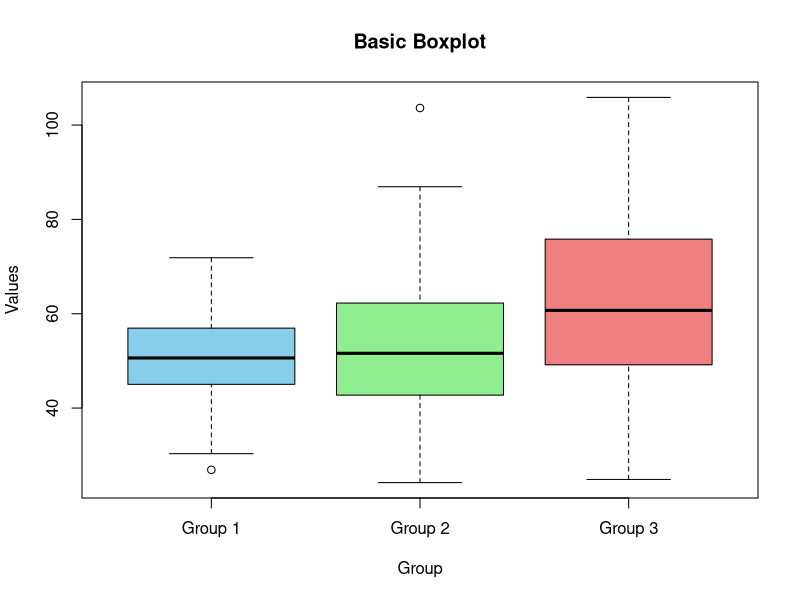
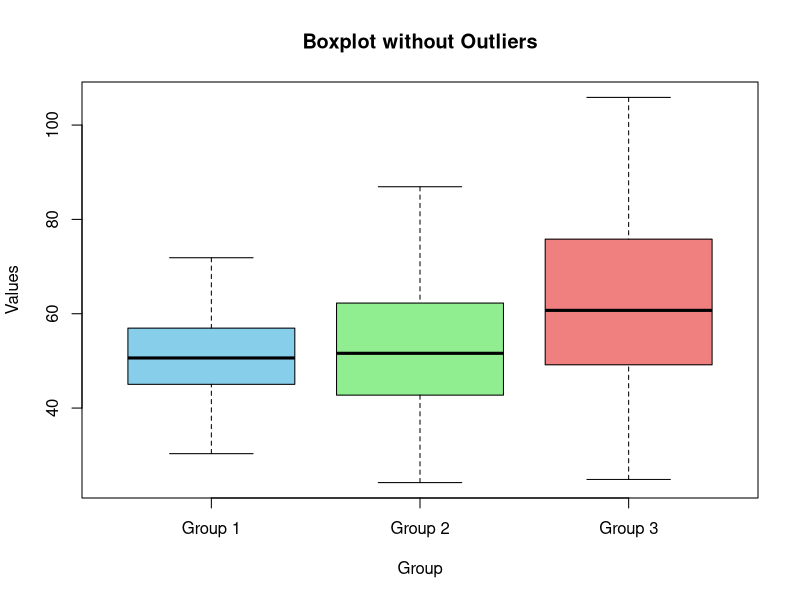
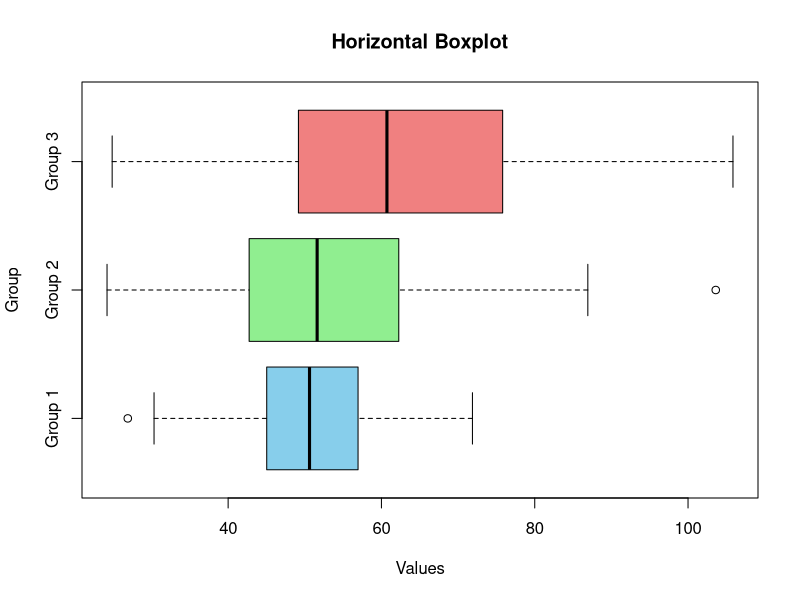
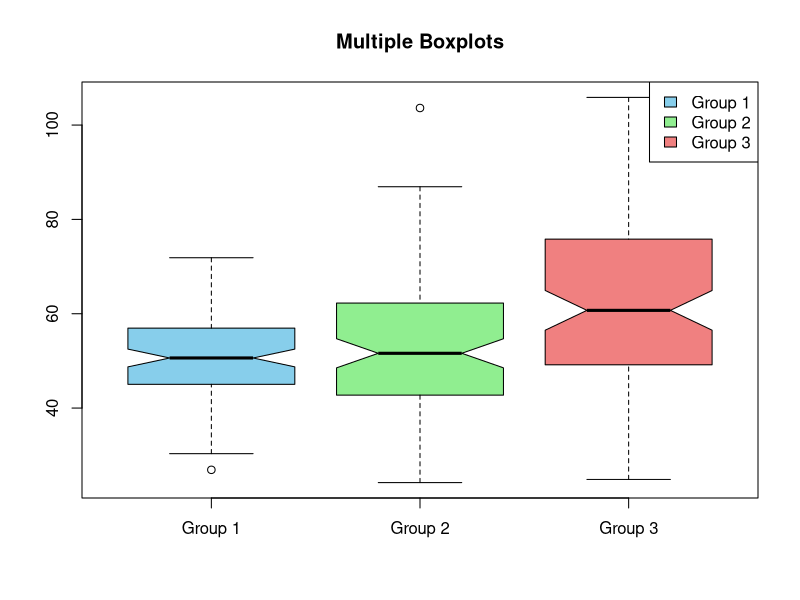

These charts were generated, in order, by the following R code:
# 데이터 생성
set.seed(123)
data1 <- rnorm(100, mean = 50, sd = 10)
data2 <- rnorm(100, mean = 55, sd = 15)
data3 <- rnorm(100, mean = 60, sd = 20)

# 데이터 프레임으로 정리
df <- data.frame(Group = rep(c("Group 1", "Group 2", "Group 3"), each = 100),
                 Values = c(data1, data2, data3))

# 기본 상자 그림 그리기
boxplot(Values ~ Group, data = df, main = "Basic Boxplot",
        xlab = "Group", ylab = "Values",
        col = c("skyblue", "lightgreen", "lightcoral"))

# 이상치 표시하지 않은 상자 그림
boxplot(Values ~ Group, data = df, main = "Boxplot without Outliers",
        xlab = "Group", ylab = "Values", col = c("skyblue", "lightgreen", "lightcoral"),
        outline = FALSE)

# 수직이 아닌 수평 상자 그림
boxplot(Values ~ Group, data = df, main = "Horizontal Boxplot",
        xlab = "Values", ylab = "Group", col = c("skyblue", "lightgreen", "lightcoral"),
        horizontal = TRUE)

# 개별 그룹별로 상자 그림 그리기
boxplot(data1, data2, data3, main = "Multiple Boxplots",
        names = c("Group 1", "Group 2", "Group 3"),
        col = c("skyblue", "lightgreen", "lightcoral"),
        notch = TRUE)

# 범례 추가
legend("topright", legend = c("Group 1", "Group 2", "Group 3"),
       fill = c("skyblue", "lightgreen", "lightcoral"))
